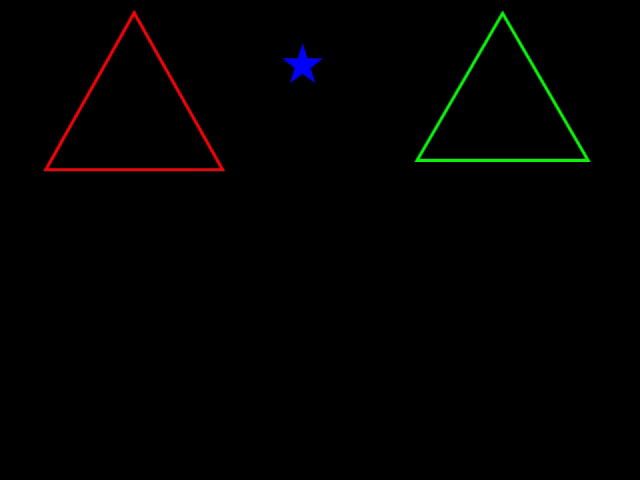
#> input picture frame 15 of Simulado1-2023.1/q2/triangulos.mp4, 640 x 480 px
$ python q2.py
#> lines starting #> are read from the running program, lines starting #| are printed output that depends on the picture; after the words box and inside, x2 and y2 are one past the last pixel; in counts of white or black regions, pixels touching at a corner belong together
#> further down, frame is the input picture: shape (480, 640, 3); mean B, G, R 0.7, 1.3, 1.4
#!/usr/bin/python
# -*- coding: utf-8 -*-

# Este NÃO é um programa ROS

from __future__ import print_function, division

import cv2
import os,sys, os.path
import numpy as np
from time import sleep

from triutil import *

print("Rodando Python versão ", sys.version)
print("OpenCV versão: ", cv2.__version__)
print("Diretório de trabalho: ", os.getcwd())

# Arquivos necessários
video = "triangulos.mp4"

def dentro_fora_triangulo(frame):
    hsv = cv2.cvtColor(frame, cv2.COLOR_BGR2HSV)
#> hsv: shape (480, 640, 3); mean H, S, V 3.4, 11.7, 3.1

    mask_triangulo = cv2.inRange(hsv, (0, 50, 50), (9, 255, 255))
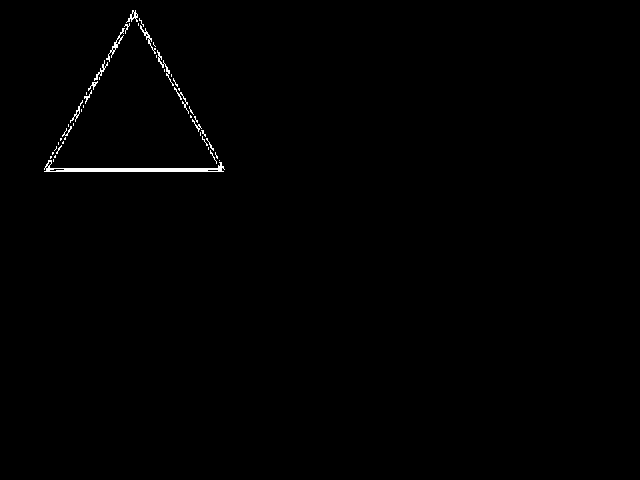
#> mask_triangulo: shape (480, 640); 0.53% white; 48 white regions (34 under 20 px), largest, box (x1, y1, x2, y2) and area: (44, 160, 225, 172) 734, (106, 28, 125, 62) 104, (157, 50, 174, 86) 86
    triangulo = np.where(mask_triangulo==255)
#> triangulo = 1618 positions, rows 10 to 171, columns 44 to 224
    y_lista, x_lista = triangulo
#> y_lista = 1618 values from 10 to 171; x_lista = 1618 values, max 224 at index 1277, min 44 at index 932, mean 134
    x_min, y_min, x_max, y_max = min(x_lista), min(y_lista), max(x_lista), max(y_lista)
#> x_min = 44; y_min = 10; x_max = 224; y_max = 171
    a, b, c = (x_lista[int(np.argmin(y_lista))], y_min), (x_min, y_max), (x_max, y_max)
#> a = (132, 10); b = (44, 171); c = (224, 171)

    mask_estrela = cv2.inRange(hsv, (90, 50, 50), (128, 255, 255))
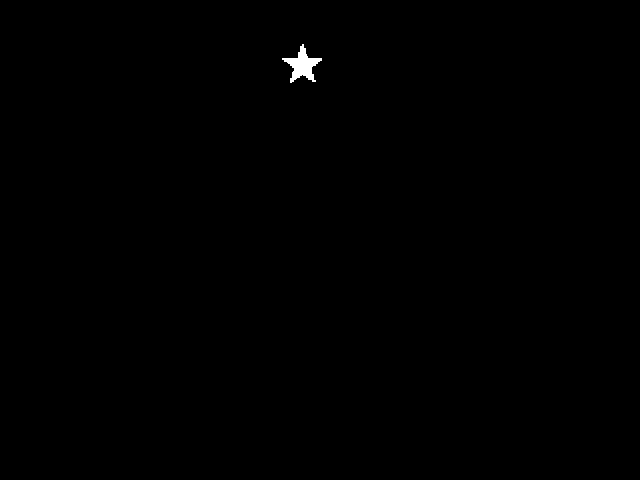
#> mask_estrela: shape (480, 640); 0.2% white; 1 white region
    contornos_azuis, arvore = cv2.findContours(mask_estrela, cv2.RETR_EXTERNAL, cv2.CHAIN_APPROX_SIMPLE)
#> contornos_azuis = 1 contour; box (x1, y1, x2, y2) and area: (282, 44, 322, 83) 552; arvore = [[-1, -1, -1, -1]]
    estrela = sorted(contornos_azuis, key=lambda x: cv2.contourArea(x))[-1]
#> estrela = contour of 81 points, box (x1, y1, x2, y2) (282, 44, 322, 83), area 552
    centro_estrela = (int(estrela[:,:,0].mean()), int(estrela[:,:,1].mean()))
#> centro_estrela = (301, 66)

#> (the run stopped early here; a loop or call above may not have finished)
